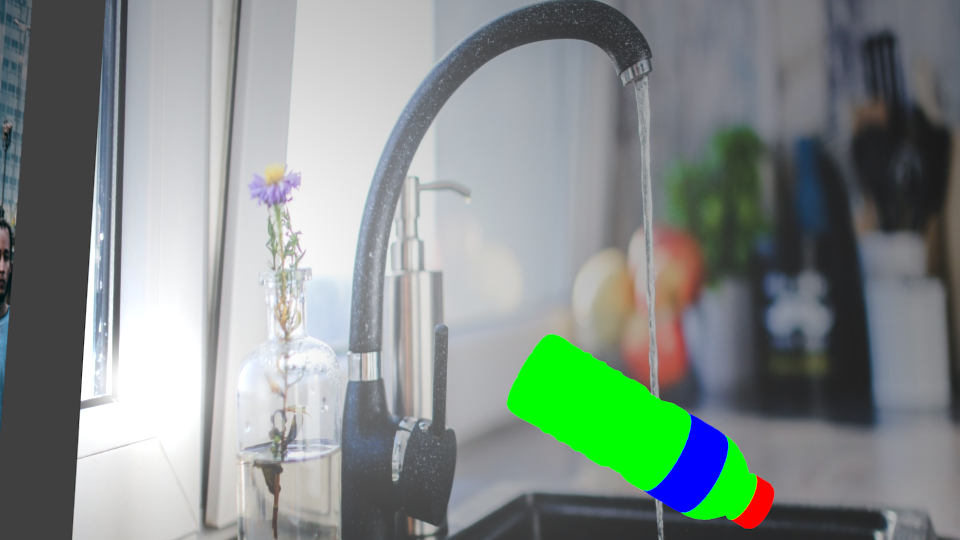
#> input picture Vision/data/raw/Dataset_v3/masks/val/0004.png, 960 x 540 px; its folder holds only this picture in this run
$ jupyter execute 'annotation pipeline-v3.ipynb'   (shell and % lines are left out)
#> lines starting #> are read from the running program, lines starting #| are printed output that depends on the picture; after the words box and inside, x2 and y2 are one past the last pixel; in counts of white or black regions, pixels touching at a corner belong together
# ANNOTATION PIPELINE

The purpose of this notebook is to show the way the images we get from blender are processed in order to fit the MS-COCO format.

[cell 1]
import cv2
import numpy as np
import os
import re
import skimage
import random
import matplotlib.pyplot as plt
import matplotlib.image as mpimg
from PIL import Image
import datetime

[cell 2]
ROOT_DIR = os.path.abspath('..')
image_folder_path = os.path.join(ROOT_DIR,'data/raw/Dataset_v3/bottle/val')
masks_folder_path = os.path.join(ROOT_DIR,'data/raw/Dataset_v3/masks/val')

[cell 3]
print(masks_folder_path)

[cell 4]
file_names = next(os.walk(masks_folder_path))[2]
file_name = random.choice(file_names)
#file_name = "0579.png"
file = os.path.join(masks_folder_path,file_name)

image = cv2.imread(os.path.join(masks_folder_path,file_name))
#> image is the input picture: shape (540, 960, 3); mean B, G, R 137.8, 142.3, 132.1
cv2.imwrite('Images/0001.png',image)
Image.open(file)

[cell 5]
blurred_image = cv2.GaussianBlur(image, (5, 5), 0)

cv2.imwrite('Images/blurred.jpg',blurred_image)
Image.open('Images/blurred.jpg')

[cell 6]
hsv_image = cv2.cvtColor(blurred_image, cv2.COLOR_BGR2HSV)
#> hsv_image: shape (540, 960, 3); mean H, S, V 78.5, 30, 149.7

cv2.imwrite('Images/hsv.jpg',hsv_image) # Because, if we don't save it in a file, the colors are shown in an RGB fashion
Image.open('Images/hsv.jpg')
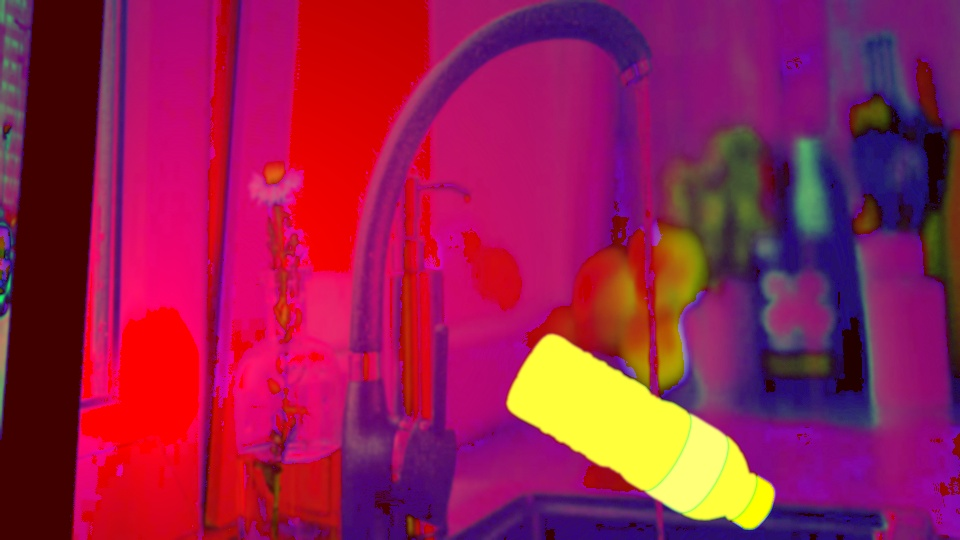
#> Out: PIL image 960x540 RGB; mean R, G, B 149.7, 30.1, 78.5

[cell 7]
# couvercle
lower_couv = np.array([0, 100, 100])
upper_couv = np.array([0, 255, 255])

# bouteille :
lower_bott = np.array([60, 100, 255])
upper_bott = np.array([60, 255, 255])

# etiquette :
lower_etiq = np.array([120, 100, 100])
upper_etiq = np.array([120, 255, 255])

# Mask obtention + Mask processing
mask_couv = cv2.inRange(hsv_image, lower_couv, upper_couv)
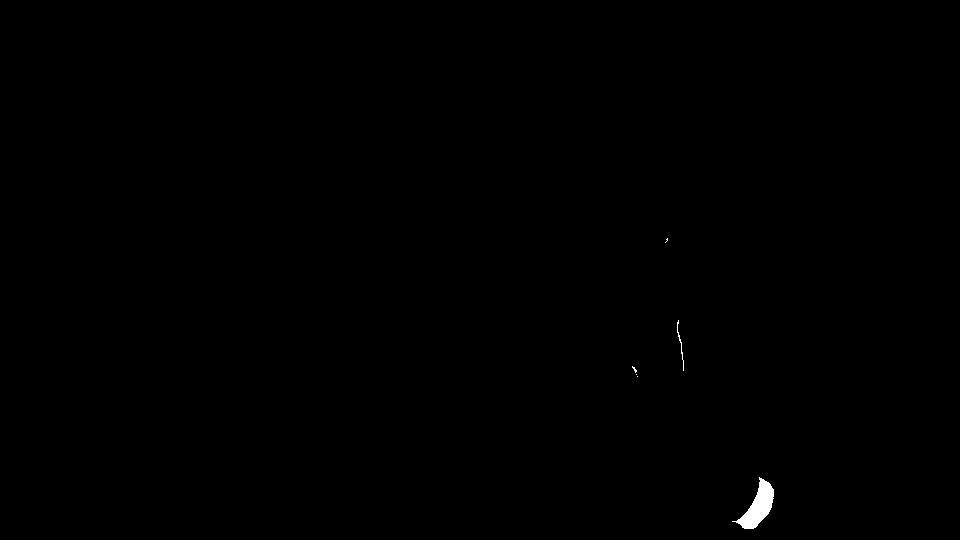
#> mask_couv: shape (540, 960); 0.19% white; 6 white regions (4 under 20 px), largest, box (x1, y1, x2, y2) and area: (732, 477, 774, 529) 917, (677, 320, 684, 371) 61
mask_couv = cv2.morphologyEx(mask_couv, cv2.MORPH_OPEN, cv2.getStructuringElement(cv2.MORPH_ELLIPSE,(5,5)))
#> mask_couv: shape (540, 960); 0.17% white; 1 white region, box (x1, y1, x2, y2) and area: (737, 479, 774, 529) 902
mask_couv = cv2.morphologyEx(mask_couv, cv2.MORPH_CLOSE, cv2.getStructuringElement(cv2.MORPH_ELLIPSE,(5,5)))


mask_bott = cv2.inRange(hsv_image, lower_bott, upper_bott)
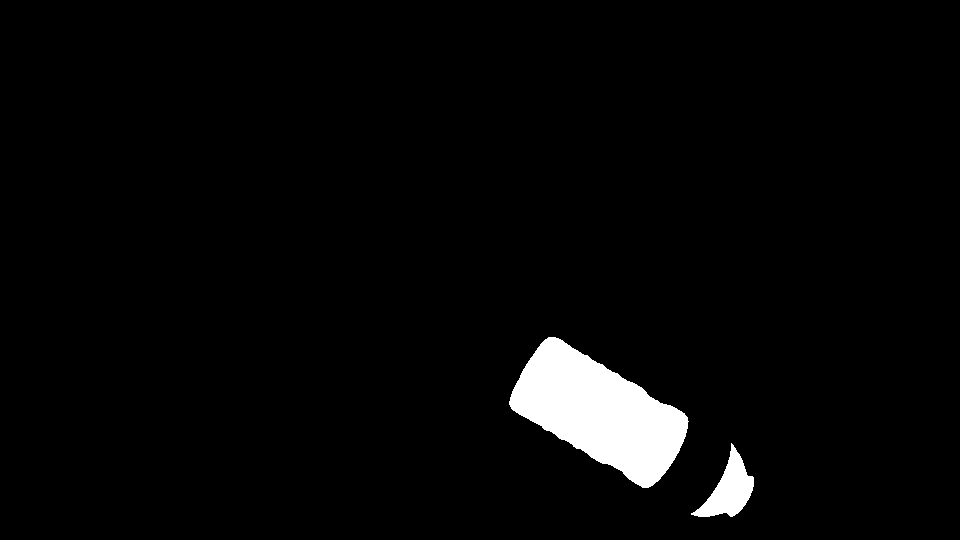
#> mask_bott: shape (540, 960); 3.2% white; 2 white regions, box (x1, y1, x2, y2) and area: (509, 337, 689, 488) 14377, (691, 443, 754, 517) 2008
mask_bott = cv2.morphologyEx(mask_bott, cv2.MORPH_OPEN, cv2.getStructuringElement(cv2.MORPH_ELLIPSE,(5,5)))
#> mask_bott: shape (540, 960); 3.2% white; 2 white regions, box (x1, y1, x2, y2) and area: (509, 337, 688, 488) 14369, (693, 447, 754, 517) 1989
mask_bott = cv2.morphologyEx(mask_bott, cv2.MORPH_CLOSE, cv2.getStructuringElement(cv2.MORPH_ELLIPSE,(5,5)))
#> mask_bott: shape (540, 960); 3.2% white; 2 white regions, box (x1, y1, x2, y2) and area: (509, 337, 688, 488) 14374, (693, 447, 754, 517) 1991


mask_etiq = cv2.inRange(hsv_image, lower_etiq, upper_etiq)
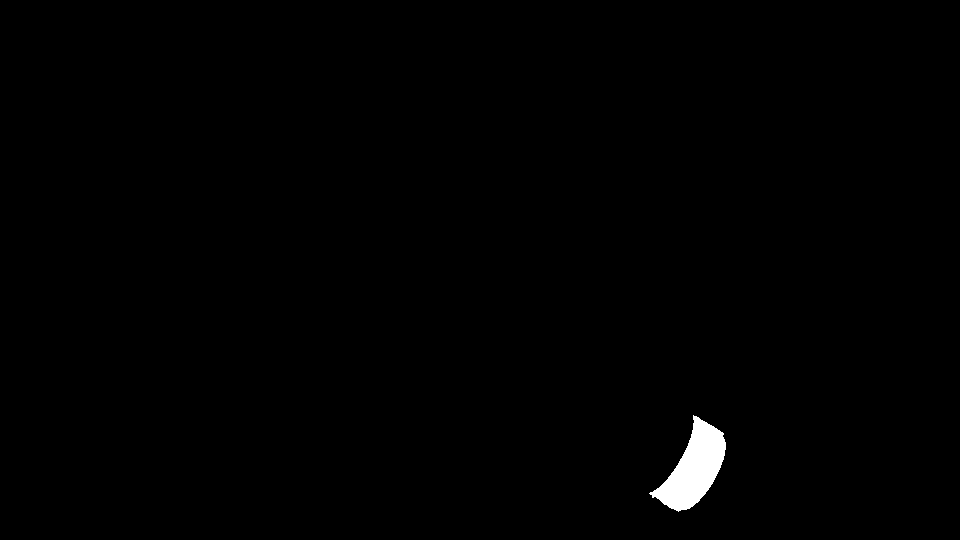
#> mask_etiq: shape (540, 960); 0.68% white; 1 white region, box (x1, y1, x2, y2) and area: (649, 415, 726, 512) 3534
mask_etiq = cv2.morphologyEx(mask_etiq, cv2.MORPH_OPEN, cv2.getStructuringElement(cv2.MORPH_ELLIPSE,(5,5)))
#> mask_etiq: shape (540, 960); 0.68% white; 1 white region, box (x1, y1, x2, y2) and area: (651, 416, 726, 512) 3519
mask_etiq = cv2.morphologyEx(mask_etiq, cv2.MORPH_CLOSE, cv2.getStructuringElement(cv2.MORPH_ELLIPSE,(5,5)))


mask_tot = mask_bott +mask_couv+ mask_etiq
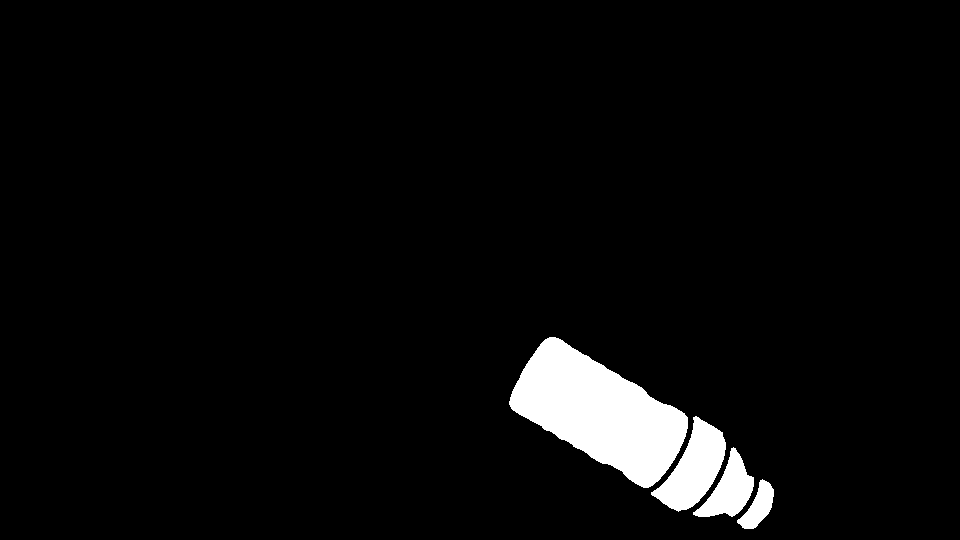
#> mask_tot: shape (540, 960); 4% white; 4 white regions, box (x1, y1, x2, y2) and area: (509, 337, 688, 488) 14374, (651, 416, 726, 512) 3519, (693, 447, 754, 517) 1991, (737, 479, 774, 529) 902

# Binary mask saving
cv2.imwrite('Masks/0001_cap.png',mask_couv)
cv2.imwrite('Masks/0001_bottle.png',mask_bott)
cv2.imwrite('Masks/0001_label.png',mask_etiq)
#> Out = True

[cell 8]
Image.fromarray(mask_couv)

[cell 9]
Image.fromarray(mask_etiq)

[cell 10]
Image.fromarray(mask_bott)

[cell 11]
Image.fromarray(mask_tot)

[cell 12]
mask_bg = 255 - mask_tot
Image.fromarray(mask_bg)
